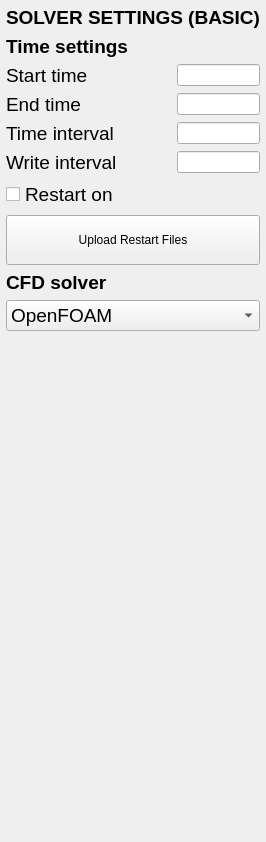
     <widget class="QWidget" name="IA_SolverBasic">
      <layout class="QVBoxLayout" name="verticalLayout_28">
       <property name="leftMargin">
        <number>6</number>
       </property>
       <property name="topMargin">
        <number>6</number>
       </property>
       <property name="rightMargin">
        <number>6</number>
       </property>
       <property name="bottomMargin">
        <number>6</number>
       </property>
       <item>
        <widget class="QLabel" name="label_25">
         <property name="font">
          <font>
           <pointsize>14</pointsize>
          </font>
         </property>
         <property name="text">
          <string>&lt;html&gt;&lt;head/&gt;&lt;body&gt;&lt;p&gt;&lt;span style=&quot; font-weight:600;&quot;&gt;SOLVER SETTINGS (BASIC)&lt;/span&gt;&lt;/p&gt;&lt;/body&gt;&lt;/html&gt;</string>
         </property>
         <property name="alignment">
          <set>Qt::AlignCenter</set>
         </property>
        </widget>
       </item>
       <item>
        <widget class="QLabel" name="label_27">
         <property name="font">
          <font>
           <pointsize>14</pointsize>
           <weight>75</weight>
           <bold>true</bold>
          </font>
         </property>
         <property name="text">
          <string>Time settings</string>
         </property>
        </widget>
       </item>
       <item>
        <layout class="QHBoxLayout" name="horizontalLayout_20" stretch="2,1">
         <item>
          <widget class="QLabel" name="B1_Label_13">
           <property name="font">
            <font>
             <pointsize>14</pointsize>
             <italic>false</italic>
            </font>
           </property>
           <property name="text">
            <string>Start time</string>
           </property>
           <property name="alignment">
            <set>Qt::AlignLeading|Qt::AlignLeft|Qt::AlignVCenter</set>
           </property>
           <property name="wordWrap">
            <bool>true</bool>
           </property>
          </widget>
         </item>
         <item>
          <widget class="QLineEdit" name="lineEdit_41"/>
         </item>
        </layout>
       </item>
       <item>
        <layout class="QHBoxLayout" name="horizontalLayout_43" stretch="2,1">
         <item>
          <widget class="QLabel" name="B1_Label_14">
           <property name="font">
            <font>
             <pointsize>14</pointsize>
             <italic>false</italic>
            </font>
           </property>
           <property name="text">
            <string>End time</string>
           </property>
           <property name="alignment">
            <set>Qt::AlignLeading|Qt::AlignLeft|Qt::AlignVCenter</set>
           </property>
           <property name="wordWrap">
            <bool>true</bool>
           </property>
          </widget>
         </item>
         <item>
          <widget class="QLineEdit" name="lineEdit_42"/>
         </item>
        </layout>
       </item>
       <item>
        <layout class="QHBoxLayout" name="horizontalLayout_44" stretch="2,1">
         <item>
          <widget class="QLabel" name="B1_Label_15">
           <property name="font">
            <font>
             <pointsize>14</pointsize>
             <italic>false</italic>
            </font>
           </property>
           <property name="text">
            <string>Time interval</string>
           </property>
           <property name="alignment">
            <set>Qt::AlignLeading|Qt::AlignLeft|Qt::AlignVCenter</set>
           </property>
           <property name="wordWrap">
            <bool>true</bool>
           </property>
          </widget>
         </item>
         <item>
          <widget class="QLineEdit" name="lineEdit_43"/>
         </item>
        </layout>
       </item>
       <item>
        <layout class="QHBoxLayout" name="horizontalLayout_45" stretch="2,1">
         <item>
          <widget class="QLabel" name="B1_Label_16">
           <property name="font">
            <font>
             <pointsize>14</pointsize>
             <italic>false</italic>
            </font>
           </property>
           <property name="text">
            <string>Write interval</string>
           </property>
           <property name="alignment">
            <set>Qt::AlignLeading|Qt::AlignLeft|Qt::AlignVCenter</set>
           </property>
           <property name="wordWrap">
            <bool>true</bool>
           </property>
          </widget>
         </item>
         <item>
          <widget class="QLineEdit" name="lineEdit_44"/>
         </item>
        </layout>
       </item>
       <item>
        <widget class="QCheckBox" name="checkBox">
         <property name="font">
          <font>
           <pointsize>14</pointsize>
          </font>
         </property>
         <property name="text">
          <string>Restart on</string>
         </property>
        </widget>
       </item>
       <item>
        <widget class="QPushButton" name="pushButton_3">
         <property name="text">
          <string>
Upload Restart Files 
</string>
         </property>
        </widget>
       </item>
       <item>
        <widget class="QLabel" name="label_28">
         <property name="font">
          <font>
           <pointsize>14</pointsize>
           <weight>75</weight>
           <bold>true</bold>
          </font>
         </property>
         <property name="text">
          <string>CFD solver</string>
         </property>
        </widget>
       </item>
       <item>
        <widget class="QComboBox" name="comboBox">
         <property name="font">
          <font>
           <pointsize>14</pointsize>
          </font>
         </property>
         <item>
          <property name="text">
           <string>OpenFOAM</string>
          </property>
         </item>
         <item>
          <property name="text">
           <string>OlaFOAM</string>
          </property>
         </item>
         <item>
          <property name="text">
           <string>Custom solver</string>
          </property>
         </item>
        </widget>
       </item>
       <item>
        <spacer name="verticalSpacer_20">
         <property name="orientation">
          <enum>Qt::Vertical</enum>
         </property>
         <property name="sizeHint" stdset="0">
          <size>
           <width>20</width>
           <height>505</height>
          </size>
         </property>
        </spacer>
       </item>
      </layout>
     </widget>
